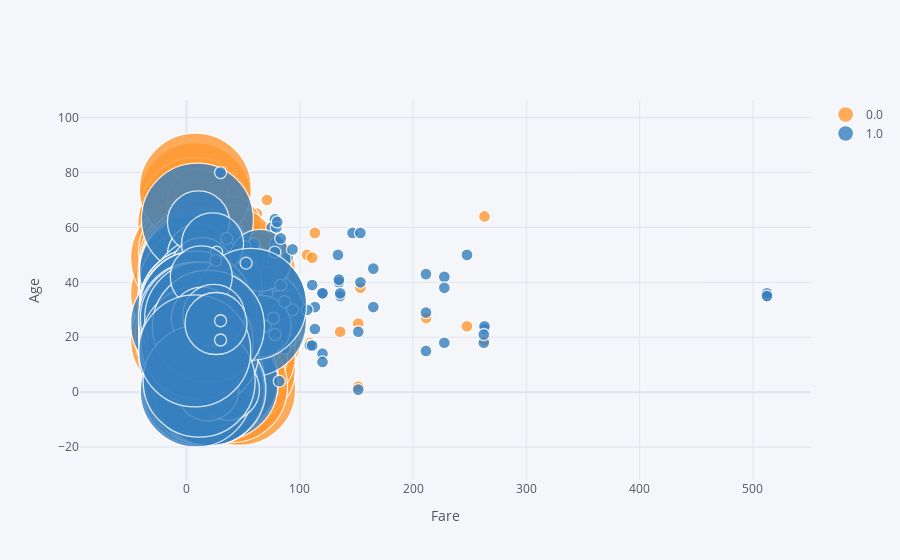

The notebook cell this image was saved under:
### Markdown cell above
**We can use bubble charts to see multiple variable relationships at the same time. With the “categories” and “size” parameters in plotly, we can easily adjust colour and size subcategories. With the “text” parameter, we can also specify the hover text column.**

### Code cell
#converting Survived column to float64 to be able to use in plotly
df[['Survived']] = df[['Survived']].astype('float64', copy=False)
df.iplot(kind='bubble', x="Fare",y="Age",categories="Survived", size='Pclass', text='Name', xTitle='Fare', yTitle='Age')

### Figure 1 — Plotly figure (JSON) as saved in the notebook; plotly's stock layout.template omitted (floating-point values rounded to 4 significant figures; data arrays with more than 128 entries replaced by an {"elided": "..."} marker saying what was removed)
{"data": [{"marker": {"color": "rgba(255, 153, 51, 1.0)", "line": {"width": 1.3}, "opacity": 0.8, "size": {"elided": "549 int values"}, "symbol": "circle"}, "mode": "markers", "name": "0.0", "text": {"elided": "549 str values"}, "textfont": {"color": "#4D5663"}, "type": "scatter", "x": {"elided": "549 float values"}, "y": {"elided": "549 float values"}}, {"marker": {"color": "rgba(55, 128, 191, 1.0)", "line": {"width": 1.3}, "opacity": 0.8, "size": {"elided": "342 int values"}, "symbol": "circle"}, "mode": "markers", "name": "1.0", "text": {"elided": "342 str values"}, "textfont": {"color": "#4D5663"}, "type": "scatter", "x": {"elided": "342 float values"}, "y": {"elided": "342 float values"}}], "layout": {"legend": {"bgcolor": "#F5F6F9", "font": {"color": "#4D5663"}}, "paper_bgcolor": "#F5F6F9", "plot_bgcolor": "#F5F6F9", "title": {"font": {"color": "#4D5663"}}, "xaxis": {"gridcolor": "#E1E5ED", "showgrid": true, "tickfont": {"color": "#4D5663"}, "title": {"font": {"color": "#4D5663"}, "text": "Fare"}, "zerolinecolor": "#E1E5ED"}, "yaxis": {"gridcolor": "#E1E5ED", "showgrid": true, "tickfont": {"color": "#4D5663"}, "title": {"font": {"color": "#4D5663"}, "text": "Age"}, "zerolinecolor": "#E1E5ED"}}}
